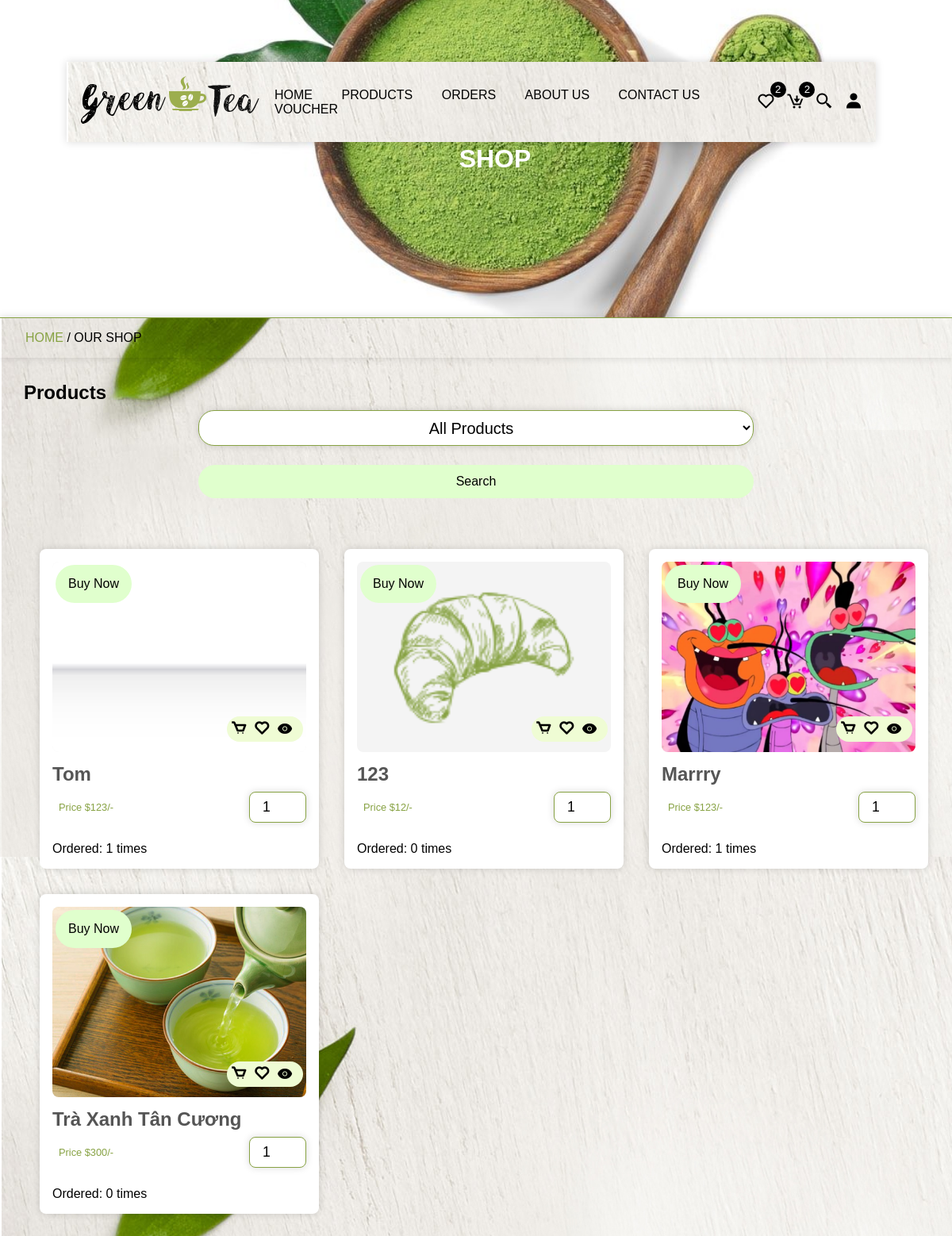
Screenshot of /view_products.php with the database file from the repository.
### tables this page shows
CREATE TABLE `products` (
  `id` varchar(20) NOT NULL,
  `name` varchar(20) NOT NULL,
  `price` int(50) NOT NULL,
  `image` varchar(255) NOT NULL,
  `product_detail` varchar(2000) NOT NULL,
  `status` varchar(100) NOT NULL
);

### view_products.php (the view, shortened to what this page needs)
<?php
include 'components/connection.php';
    $criteria = isset($_POST['criteria']) ? $_POST['criteria'] : "all products";
    if ($criteria === "most ordered") {
            $query = "SELECT p.*, COUNT(o.product_id) AS purchase_count
                      FROM products p
                      LEFT JOIN orders o ON p.id = o.product_id
                      GROUP BY p.id
                      ORDER BY purchase_count DESC";
        } elseif ($criteria === "A to Z") {
            $query = "SELECT p.*, COUNT(o.product_id) AS purchase_count
                      FROM products p
                      LEFT JOIN orders o ON p.id = o.product_id
                      GROUP BY p.id
                      ORDER BY p.name ASC";
        } else {
            $query = "SELECT p.*, COUNT(o.product_id) AS purchase_count
                      FROM products p
                      LEFT JOIN orders o ON p.id = o.product_id
                      GROUP BY p.id";
        }
    $search_product = $conn->prepare($query);
    $search_product->execute();
    ?>
<!DOCTYPE html>
<html lang="en">
<head>
    <link rel="stylesheet" href="https://unpkg.com/boxicons@2.1.2/css/boxicons.min.css">
    <link rel="stylesheet" href="style.css?v=<?php echo time(); ?>">
</head>
<body>
    <?php include 'components/header.php'; ?>
    <div class="main">
        <div class="banner">
            <h1>shop</h1>
        </div>
        <div class="title2">
            <a href="home.php">HOME</a><span> / OUR SHOP</span>
        </div>
        <section class="products">
            <h1 class="heading">Products</h1>
            <form method="POST" action="" class="choiceBox">
                <select name="criteria">
                    <option value="all products" <?= $criteria === "all products" ? "selected" : ""; ?>>All Products
                    </option>
                </select>
                <button class="btn" type="submit" name="search">Search</button>
            </form>
            <div class="box-container">
                <?php if ($search_product->rowCount() > 0): ?>
                <?php while ($fetch_products = $search_product->fetch(PDO::FETCH_ASSOC)): ?>
                <form action="" method="post" class="box">
                    <img src="image/<?= $fetch_products['image']; ?>" class="img">
                    <div class="button">
                        <button type="submit" name="add_to_cart"><i class="bx bx-cart"></i></button>
                        <button type="submit" name="add_to_wishlist"><i class="bx bx-heart"></i></button>
                        <a href="view_page.php?pid=<?php echo $fetch_products['id']; ?>" class="bx bxs-show"></a>
                    </div>
                    <h3 class="name"><?= $fetch_products['name']; ?></h3>
                    <div class="flex">
                        <p class="price">Price $<?= $fetch_products['price']; ?>/-</p>
                        <input type="number" name="qty" required min="1" max="99" maxlength="2" class="qty" value="1">
                    </div>
                    <a href="checkout.php?get_id=<?= $fetch_products['id']; ?>" class="btn">Buy now</a>
                    <div class="purchase-count">Ordered: <?= $fetch_products['purchase_count']; ?> times</div>
                </form>
                <?php endwhile; ?>
                <?php endif; ?>
            </div>
        </section>
    </div>
</body>
</html>

### style.css (style rules this page uses)
* { margin: 0; padding: 0; box-sizing: border-box; }
:root { --green: #87a243; --light-green: #effcd4; --box-shadow: 0 0 10px rgb(0 0 0 / 15%); }
html { font-size: 16px; -ms-overflow-style: scrollbar; -webkit-tap-highlight-color: transparent; font-family: sans-serif; -ms-text-size-adjust: 100%; -webkit-text-size-adjust: 100%; }
body { background-image: url("img/body-bg.jpg"); width: 100%; }
a { text-decoration: none; }
.btn { line-height: 2; background-color: #e0ffcd; padding: 5px 35px; display: inline-block; border-radius: 30px; color: #000; text-transform: capitalize; font-family: inherit; font-size: 16px; cursor: pointer; user-select: none; position: relative; overflow: hidden; vertical-align: middle; transition: color 0.3s ease; z-index: 2; }
.btn::before { position: absolute; content: ""; left: 0; top: 0; background: var(--green); height: 100%; width: 0; z-index: -1; transition: width 0.3s ease; }
input, textarea { background: #fff; border: none; outline: none; padding: 0.6rem; box-shadow: var(--box-shadow); margin: 0.5rem 0; border: 1px solid var(--green); width: 100%; }
button { background: transparent; border: none; outline: none; cursor: pointer; }
.banner { background-image: url("img/banner.jpg"); background-size: cover; background-position: center; background-color: var(--green); width: 100%; height: 50vh; text-align: center; display: flex; justify-content: center; align-items: center; }
.banner h1 { text-transform: uppercase; color: #fff; margin-left: 3rem; }
.title2 { border-top: 1px solid var(--green); padding: 1rem 2rem; text-transform: uppercase; box-shadow: var(--box-shadow); }
.title2 a { color: var(--green); }
.flex { width: 100%; display: flex; justify-content: space-between; align-items: center; position: relative; margin: 0 auto; }
.products { padding-top: 30px; padding-bottom: 30px; padding-left: 30px; padding-right: 30px; }
.products .box-container { margin-left: 20px; margin-top: 20px; display: grid; grid-template-columns: repeat(3, 1fr); gap: 2rem; }
.products .box-container .box { position: relative; border-radius: 0.5rem; box-shadow: var(--box-shadow); overflow: hidden; padding: 1rem; transition: transform 0.3s ease; background-color: #fff; padding: 10 10 10 10; }
.products .box-container .box .img { width: 100%; height: 15rem; object-fit: cover; border-radius: 0.5rem; background-color: #f4f4f4; }
.products .box-container .box .name { font-size: 1.5rem; color: #555; text-transform: capitalize; margin-top: 10px; }
.products .box-container .box .button { position: absolute; bottom: 10rem; right: 20px; display: flex; padding: 5px; background: var(--light-green); border-radius: 1rem; z-index: 10; }
.products .box-container .box .btn { position: absolute; top: 1rem; left: 20px; padding: 0.5rem 1rem; border-radius: 2rem; font-size: 1rem; z-index: 10; }
.products .box-container .box .button i, .products .box-container .box .button a { font-size: 1.3rem; font-weight: bold; margin-right: 0.5rem; color: #000; }
.products .box-container .box .flex { padding-bottom: 1rem; display: flex; margin-right: auto; }
.products .box-container .box .price { font-size: 0.8rem; color: var(--green); margin-right: auto; margin-left: 8px; }
.products .box-container .box .btn { position: absolute; top: 5%; }
.products .box-container .box .flex .qty { border-radius: 0.5rem; padding: 0.5rem 1rem; width: 4.5rem; font-size: 1.1rem; color: #000; }
.products .box-container .box .button { align-items: center; }
.choiceBox { margin-bottom: 4rem; display: grid; gap: 1rem; justify-content: center; }
select { text-align: center; background: #fff; border: none; outline: none; padding: 0.6rem; box-shadow: var(--box-shadow); margin: 0.5rem 0; border: 1px solid var(--green); width: 100%; min-width: 700px; height: max-content; border-radius: 20px; font-size: 20px; }

### rows the page displays
products: image (picture), name "Tom", price "123", purchase_count "1"
products: image (picture), name "123", price "12", purchase_count "0"
products: image (picture), name "Marrry", price "123", purchase_count "1"
products: image (picture), name "Trà Xanh Tân Cương", price "300", purchase_count "0"

### other values shown
$total_wishlist_items "2"
$total_cart_items "2"
